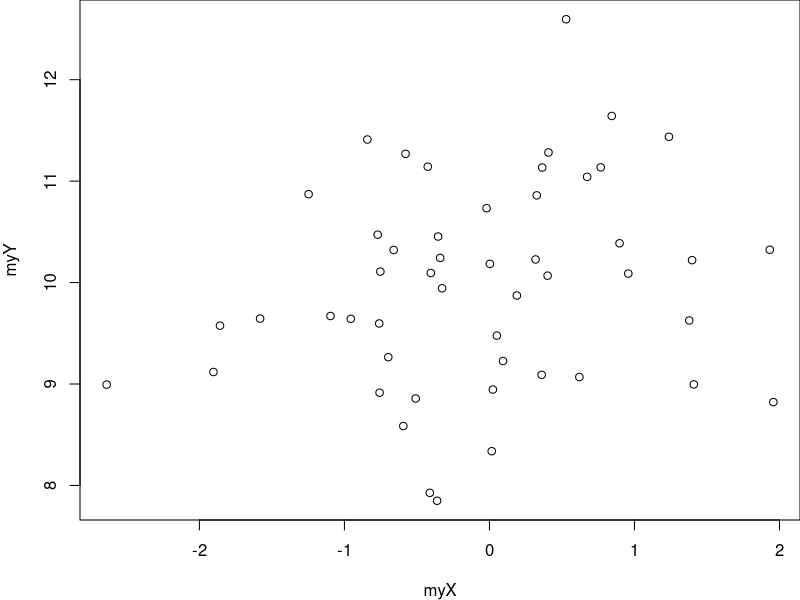
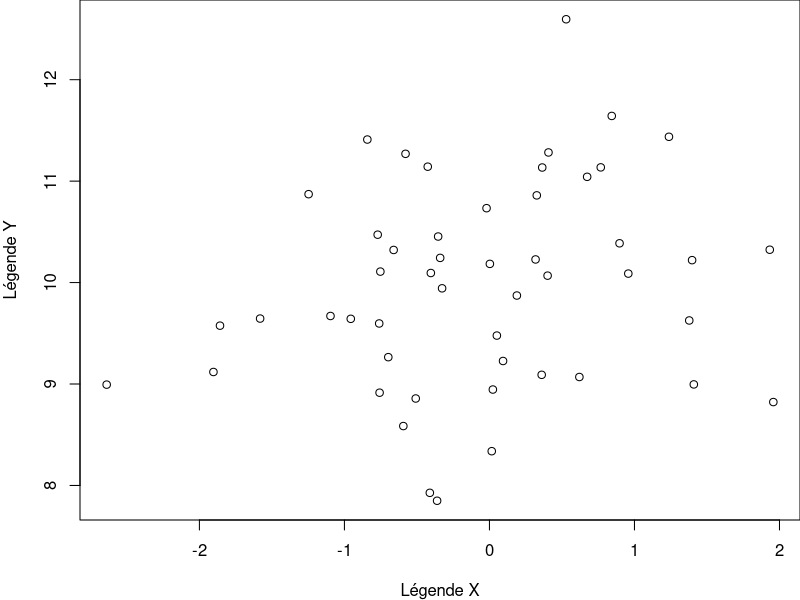
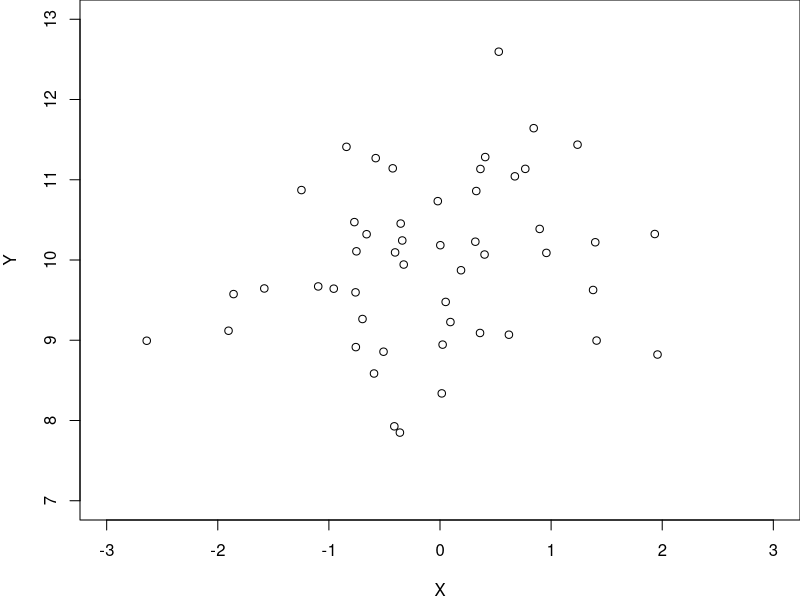
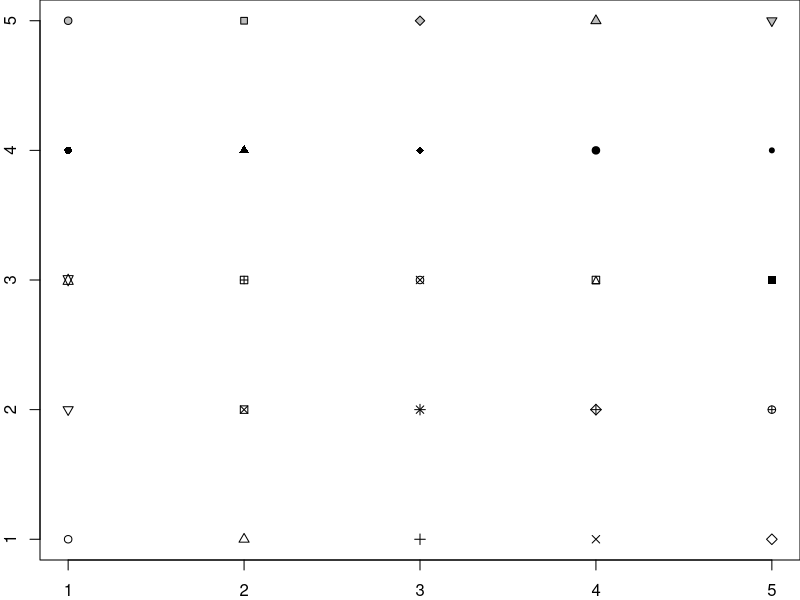
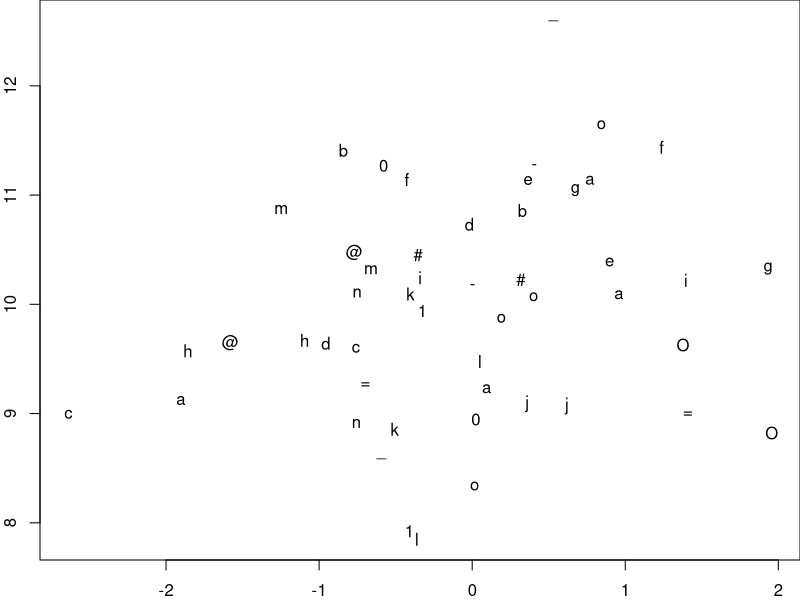
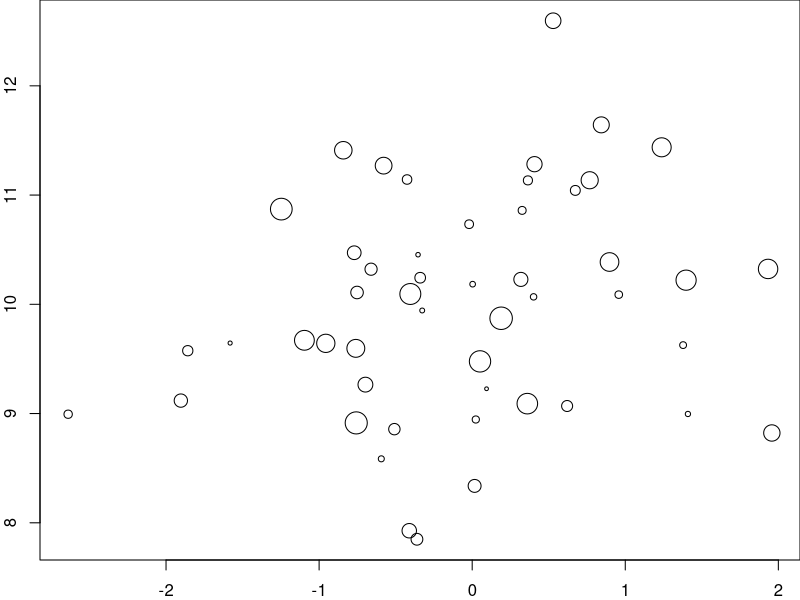
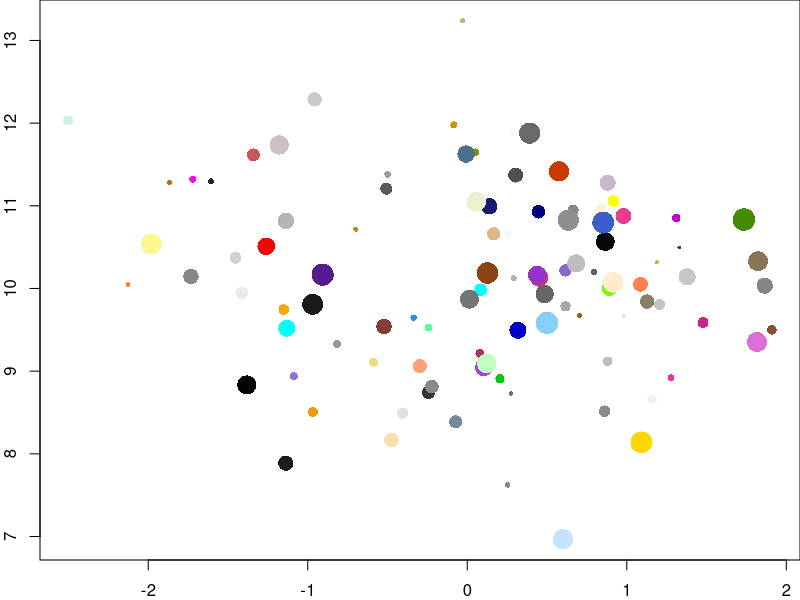
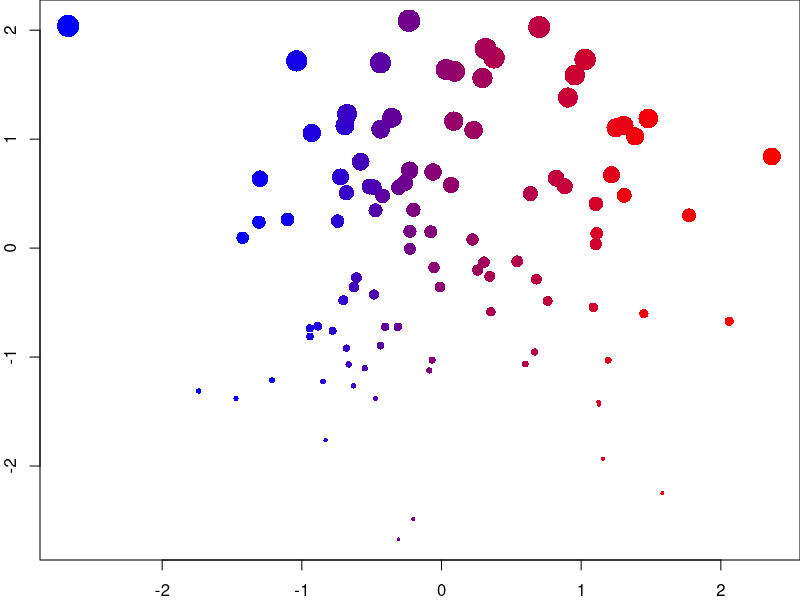

R code for these plots, in order:
## ---- chunk 1
op <- par(no.readonly = TRUE)
## ---- chunk 2
# tirage aléatoire de 50 valeurs dans une loi Normale
myX <- rnorm(50, mean = 0, sd = 1) 
myY <- rnorm(50, mean = 10, sd = 1)
par(mar = c(4, 4, 0, 0)) # réduction des marges
plot(x = myX, y = myY)
## ---- chunk 3
par(mar = c(4, 4, 0, 0)) # réduction des marges
plot(x = myX, y = myY, 
  xlab = "Légende X", ylab = "Légende Y")
## ---- chunk 4
par(mar = c(4, 4, 0, 0)) # réduction des marges
plot(x = myX, y = myY, 
  xlab = "X", ylab = "Y", 
  xlim = c(-3, 3), ylim = c(7, 13))
## ---- chunk 5
par(mar = c(2, 2, 0, 0)) # réduction des marges
plot(x = rep(seq(1:5), 5), y = rep(seq(1:5), each = 5),
  pch = 1:25, bg = "gray", xlab = "", ylab = "")
## ---- chunk 6
par(mar = c(2, 2, 0, 0)) # réduction des marges
plot(x = myX, y = myY, xlab = "", ylab = "",
  pch = c(
    "a", "@", "#", "1", "=", "-", "_", "o", "O", "0", 
    letters[1:15]))
## ---- chunk 7
par(mar = c(2, 2, 0, 0)) # réduction des marges
plot(x = myX, y = myY, xlab = "", ylab = "",
  cex = seq(from = 0.5, to = 3, length.out = 50))
## ---- chunk 8
myX <- rnorm(100, mean = 0, sd = 1)
myY <- rnorm(100, mean = 10, sd = 1)
par(mar = c(2, 2, 0, 0)) # réduction des marges
plot(x = myX, y = myY, xlab = "", ylab = "",
  cex = seq(from = 0.5, to = 3, length.out = 100),
  pch = 16,
  col = sample(colors(), 100))
## ---- chunk 9
myX <- rnorm(100)
myY <- rnorm(100)
dfGraph <- data.frame(myX, myY)
dfGraph <- dfGraph[order(dfGraph$myX),]
dfGraph$myCol <- colorRampPalette(c("blue", "red"))(100)
dfGraph <- dfGraph[order(dfGraph$myY),]
dfGraph$myCex <- seq(from = 0.5, to = 3, length.out = 100)
par(mar = c(2, 2, 0, 0)) # réduction des marges
plot(x = dfGraph$myX, y = dfGraph$myY, 
  cex = dfGraph$myCex, pch = 16, col = dfGraph$myCol, 
  xlab = "", ylab = "")
## ---- chunk 10
myX <- 1:20
myY <- rnorm(20, mean = 10, sd = 1)
par(mar = c(2, 2, 0, 0)) # réduction des marges
plot(x = myX, y = myY, xlab = "", ylab = "",
  type = 'b') # 'p', 'l', 'b', 'c', 'o', 'h', 's', 'S', 'n'
## ---- chunk 11
par(mfrow = c(1, 2), mar = c(2, 2, 0, 0))
plot(x = myX, y = myY, xlab = "", ylab = "",
  type = 'b', pch = 16, cex = 3) 
grid(lwd = 3, lty = 1)
plot(x = myX, y = myY, xlab = "", ylab = "",
  type = 'b', pch = 16, cex = 3, 
  panel.first = grid(lwd = 3, lty = 1)) 
par(mfrow = c(1, 1))
## ---- chunk 12
op <- par(no.readonly = TRUE)
par(mfrow = c(2, 2), mar = c(2, 2, 0, 0))
graph4 <- lapply(1:4, function(i){
  plot(x = rnorm(100), y = rnorm(100),
    xlab = "", ylab = "",
    col = i, pch = 16)
})
par(op)
## ---- chunk 13
myX <- rnorm(100)
myY <- rnorm(100)
par(mar = c(2, 2, 0, 0)) 
plot(x = myX, y = myY, xlab = "", ylab = "",
  xlim = c(-4, 4), ylim = c(-4, 4),   
  pch = 16, cex = 1.5, 
  col = sample(colors(), size = 100),
  panel.first = {
    grid()
    abline(v = c(min(myX), max(myX)), lty = 2)
    abline(h = c(min(myY), max(myY)), lty = 2)
    abline(v = mean(myX), lty = 1)
    abline(h = mean(myY), lty = 1)
})
## ---- chunk 14
op <- par(no.readonly = TRUE)
par(mfrow = c(2, 2), mar = c(2, 2, 1, 1))
myX <- list(
  rnorm(1000),
  rgamma(1000, shape = 1),
  sample(1:100, size = 1000, replace = TRUE),
  rbeta(1000, shape1 = 1, shape2 = 2)
)
myTitle <- c("Normal", "Gamma", "Uniform", "Beta")
tr <- lapply(1:4, function(i){
  hist(myX[[i]], 
    col = heat.colors(15), 
    main = myTitle[i]
  )
})
par(op)
## ---- chunk 15
myX <- c(4, 5, 8)
par(mar = c(3, 3, 1, 1)) 
barplot(myX, names.arg = c("A", "B", "C"))
## ---- chunk 16
op <- par(no.readonly = TRUE)
par(mfrow = c(1, 2), mar = c(2, 2, 1, 1))
myX <- matrix(c(4, 5, 8, 4, 6, 2), nrow = 2)
barplot(myX, names.arg = c("A", "B", "C"))
myX <- matrix(c(4, 5, 8, 4, 6, 2, 3, 4, 5), nrow = 3)
barplot(myX, names.arg = c("A", "B", "C"))
par(op)
## ---- chunk 17
n <- 50
myX <- rnorm(n)
myY <- rnorm(n)
myCol <- c(2, sample(c(4, 2), size = (n - 1), replace = TRUE))
myColors <- colorRampPalette(c("blue", "red"))(100)
myYCut <- cut(myY, breaks = -4:4)
myXCut <- cut(myX, breaks = -4:4)
myYCutCol <- table(myCol, myYCut)
myXCutCol <- table(myCol, myXCut)
xCol <- round(
  myXCutCol[1,] / (myXCutCol[1,] + myXCutCol[2,]) * 100
)
xCol[is.na(xCol) | xCol == 0] <- 1
yCol <- round(
  myYCutCol[1,] / (myYCutCol[1,] + myYCutCol[2,]) * 100
)
yCol[is.na(yCol) | yCol == 0] <- 1
op <- par(no.readonly = TRUE)
par(mar = c(2, 3, 1, 1))
layout(matrix(c(1, 1, 0, 
                2, 2, 3, 
                2, 2, 3), ncol = 3, byrow = TRUE))
barplot(table(myXCut), las = 1, col = myColors[xCol])
plot(x = myX, y = myY, col = myCol, pch = 16, 
  xlim = c(-4, 4), ylim = c(-4, 4), cex = 1.5, 
  panel.first = grid())
barplot(
  table(myYCut), 
  las = 1, 
  horiz = TRUE, 
  col = myColors[yCol])
par(op)
## ---- chunk 18
graphBarplotCol <- function(n){
  myX <- rnorm(n)
  myY <- rnorm(n)
  myCol <- c(2, sample(c(4, 2), size = (n - 1), replace = TRUE))
  myColors <- colorRampPalette(c("blue", "red"))(100)
  myYCut <- cut(myY, breaks = -4:4)
  myXCut <- cut(myX, breaks = -4:4)
  myYCutCol <- table(myCol, myYCut)
  myXCutCol <- table(myCol, myXCut)
  xCol <- round(
    myXCutCol[1,] / (myXCutCol[1,] + myXCutCol[2,]) * 100
  )
  xCol[is.na(xCol) | xCol == 0] <- 1
  yCol <- round(
    myYCutCol[1,] / (myYCutCol[1,] + myYCutCol[2,]) * 100
  )
  yCol[is.na(yCol) | yCol == 0] <- 1
  op <- par(no.readonly = TRUE)
  par(mar = c(2, 3, 1, 1))
  layout(matrix(c(1, 1, 0, 
                  2, 2, 3, 
                  2, 2, 3), ncol = 3, byrow = TRUE))
  barplot(table(myXCut), las = 1, col = myColors[xCol])
  plot(x = myX, y = myY, col = myCol, pch = 16, 
    xlim = c(-4, 4), ylim = c(-4, 4), cex = 1.5, 
    panel.first = grid())
  barplot(
    table(myYCut), 
    las = 1, 
    horiz = TRUE, 
    col = myColors[yCol])
  par(op)
}
graphBarplotCol(n = 1000)
## ---- chunk 19
par(mar = c(3, 1, 1, 1)) # réduction des marges
barplot(rnorm(20), horiz = TRUE, col = rainbow(20))
## ---- chunk 20
gender <- data.frame(
  m = cut(sample(1:75, 1000, replace = TRUE), 
    breaks = seq(from = 0, to = 80, by = 10)), 
  f = cut(sample(1:75, 1000, replace = TRUE), 
    breaks = seq(from = 0, to = 80, by = 10))
)
op <- par(no.readonly = TRUE)
par(mfrow = c(1, 2), mar = c(2, 1, 2, 1))
barplot(
  -table(gender$f), 
  horiz = TRUE, 
  col = "salmon")
barplot(
  table(gender$m), 
  horiz = TRUE, 
  col = "lightblue")
par(op)
## ---- chunk 21
df <- data.frame(
  box1 = rnorm(1000), 
  box2 = rgamma(1000, shape = 1), 
  box3 = sample(-3:3, size = 1000, replace = TRUE),
  box4 = rbeta(1000, shape1 = 1, shape2 = 2)
)
par(mar = c(2, 2, 0, 0)) # réduction des marges
boxplot(
  df, 
  col = c(
    rgb(0, 94, 255, maxColorValue = 255),  
    rgb(255, 0, 174, maxColorValue = 255),  
    rgb(255, 136, 0, maxColorValue = 255),  
    rgb(119, 255, 0, maxColorValue = 255)))
## ---- chunk 22
df$cat <- sample(
  c("w", "x", "y", "z"), 
  size = 1000, 
  replace = TRUE)
par(mar = c(4, 4, 0, 0)) 
boxplot(
  df$box3 ~ df$cat, 
  col = c(rgb(0, 94, 255, maxColorValue = 255),  
    rgb(255, 0, 174, maxColorValue = 255),  
    rgb(255, 136, 0, maxColorValue = 255),  
    rgb(119, 255, 0, maxColorValue = 255)), 
  ylab = "Box3")
## ---- chunk 23
df$cat2 <- sample(1:3, size = 1000, replace = TRUE)
par(mar = c(2, 2, 0, 0)) 
boxplot(
  df$box4 ~ df$cat*df$cat2, 
  col = c(
    rgb(0, 94, 255, maxColorValue = 255),  
    rgb(255, 0, 174, maxColorValue = 255),  
    rgb(255, 136, 0, maxColorValue = 255),  
    rgb(119, 255, 0, maxColorValue = 255)), 
  ylab = "Box4")
## ---- chunk 24
df$cat <- sample(
  c("w", "x", "y", "z"), 
  size = 1000, 
  replace = TRUE)
par(mar = c(2, 2, 0, 0)) 
boxplot(
  df$box2 ~ df$cat, 
  horizontal = TRUE, 
  col = c(rgb(255, 110, 0, maxColorValue = 255),  
  rgb(230, 255, 0, maxColorValue = 255),  
  rgb(0, 178, 255, maxColorValue = 255),  
  rgb(166, 0, 255, maxColorValue = 255)), xlab = "Box2")
